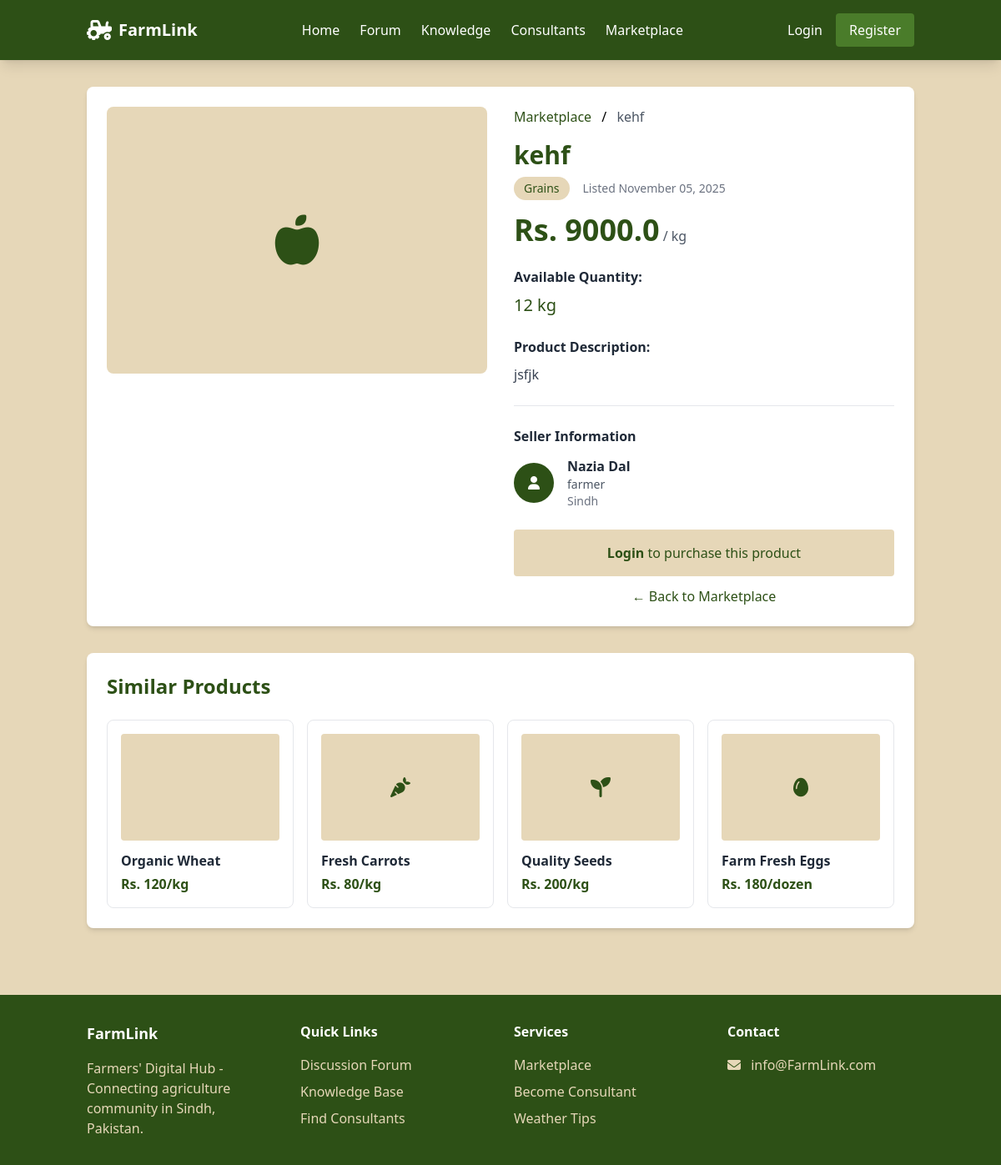
The app's page /marketplace/product/1 with its own data.
### models.py (models this page shows, shortened)
class Product(db.Model):
    id = db.Column(db.Integer, primary_key=True)
    name = db.Column(db.String(100), nullable=False)
    description = db.Column(db.Text)
    price = db.Column(db.Float, nullable=False)
    category = db.Column(db.String(50))
    image = db.Column(db.String(200))
    quantity = db.Column(db.Integer, default=1)
    unit = db.Column(db.String(20), default='kg')
    created_at = db.Column(db.DateTime, default=datetime.utcnow)
    user_id = db.Column(db.Integer, db.ForeignKey('user.id'), nullable=False)
    is_approved = db.Column(db.Boolean, default=False)

class User(UserMixin, db.Model):
    id = db.Column(db.Integer, primary_key=True)
    name = db.Column(db.String(100), nullable=False)
    email = db.Column(db.String(100), unique=True, nullable=False)
    password = db.Column(db.String(200), nullable=False)
    mobile = db.Column(db.String(15))
    location_city = db.Column(db.String(50))
    location_state = db.Column(db.String(50))
    location_country = db.Column(db.String(50), default='Pakistan')
    profession = db.Column(db.String(100))
    expertise_level = db.Column(db.String(20))
    profile_picture = db.Column(db.String(200))
    join_date = db.Column(db.DateTime, default=datetime.utcnow)
    role = db.Column(db.String(20), default='farmer')
    is_consultant = db.Column(db.Boolean, default=False)
    is_consultant_approved = db.Column(db.Boolean, default=False)
    consultant_category = db.Column(db.String(50))
    consultant_expertise = db.Column(db.Text)
    consultant_contact = db.Column(db.String(100))
    posts = db.relationship('Post', backref='author', lazy=True)
    products = db.relationship('Product', backref='seller', lazy=True)
    orders = db.relationship('Order', backref='buyer', lazy=True)
    comments = db.relationship('Comment', backref='user', lazy=True)

### app.py (the view)
@app.route('/marketplace/product/<int:product_id>')
def product_detail(product_id):
    product = Product.query.get_or_404(product_id)
    return render_template('marketplace/product.html', product=product)

### templates/marketplace/product.html (shortened to what this page needs)
{% extends "base.html" %}
{% block content %}
<div class="container mx-auto px-4 py-8">
    <div class="max-w-6xl mx-auto">
        <div class="bg-white rounded-lg shadow-md overflow-hidden">
            <div class="grid grid-cols-1 lg:grid-cols-2 gap-8 p-6">
                <div>
                    <div class="bg-farm-tan h-80 rounded-lg flex items-center justify-center mb-4">
                        {% if product.image %}
                        <img src="{{ product.image }}" alt="{{ product.name }}" class="h-full w-full object-cover rounded-lg">
                        {% else %}
                        <i class="fas fa-apple-alt text-farm-green text-6xl"></i>
                        {% endif %}
                    </div>
                </div>
                <div>
                    <nav class="mb-4">
                        <a href="{{ url_for('marketplace') }}" class="text-farm-green hover:underline">Marketplace</a>
                        <span class="mx-2">/</span>
                        <span class="text-gray-600">{{ product.name }}</span>
                    </nav>
                    <h1 class="text-3xl font-bold text-farm-green mb-2">{{ product.name }}</h1>
                    <div class="flex items-center mb-4">
                        <span class="bg-farm-tan text-farm-green px-3 py-1 rounded-full text-sm">
                            {{ product.category }}
                        </span>
                        <span class="ml-4 text-gray-500 text-sm">
                            Listed {{ product.created_at.strftime('%B %d, %Y') }}
                        </span>
                    </div>
                    <div class="mb-6">
                        <span class="text-4xl font-bold text-farm-green">Rs. {{ product.price }}</span>
                        <span class="text-gray-600">/ {{ product.unit }}</span>
                    </div>
                    <div class="mb-6">
                        <h3 class="font-bold text-gray-800 mb-2">Available Quantity:</h3>
                        <p class="text-xl text-farm-green">{{ product.quantity }} {{ product.unit }}</p>
                    </div>
                    <div class="mb-6">
                        <h3 class="font-bold text-gray-800 mb-2">Product Description:</h3>
                        <p class="text-gray-700 leading-relaxed">{{ product.description }}</p>
                    </div>
                    <div class="border-t border-gray-200 pt-6 mb-6">
                        <h3 class="font-bold text-gray-800 mb-3">Seller Information</h3>
                        <div class="flex items-center space-x-4">
                            <div class="bg-farm-green w-12 h-12 rounded-full flex items-center justify-center">
                                <i class="fas fa-user text-white"></i>
                            </div>
                            <div>
                                <p class="font-semibold text-gray-800">{{ product.seller.name }}</p>
                                <p class="text-gray-600 text-sm">{{ product.seller.profession }}</p>
                                <p class="text-gray-500 text-sm">{{ product.seller.location_city or 'Sindh' }}</p>
                            </div>
                        </div>
                    </div>
                    <div class="space-y-3">
                        {% if current_user.is_authenticated %}
                            {% if current_user.id != product.user_id %}
                            <form method="POST" action="{{ url_for('add_to_cart', product_id=product.id) }}" class="flex space-x-3">
                                <div class="flex-1">
                                    <label for="quantity" class="block text-sm font-medium text-gray-700 mb-1">Quantity:</label>
                                    <input type="number" id="quantity" name="quantity" value="1" min="1" max="{{ product.quantity }}"
                                           class="w-full px-3 py-2 border border-gray-300 rounded focus:outline-none focus:border-farm-green">
                                </div>
                                <div class="flex-1">
                                    <label class="block text-sm font-medium text-gray-700 mb-1">&nbsp;</label>
                                    <button type="submit" class="w-full bg-farm-green text-white py-2 rounded hover:bg-farm-light-green transition">
                                        <i class="fas fa-cart-plus mr-2"></i>Add to Cart
                                    </button>
                                </div>
                            </form>
                            {% else %}
                            <div class="bg-yellow-100 border border-yellow-400 text-yellow-700 px-4 py-3 rounded">
                                This is your product listing
                            </div>
                            {% endif %}
                        {% else %}
                        <div class="bg-farm-tan p-4 rounded text-center">
                            <p class="text-farm-green">
                                <a href="{{ url_for('login') }}" class="font-bold hover:underline">Login</a> to purchase this product
                            </p>
                        </div>
                        {% endif %}
                        <a href="{{ url_for('marketplace') }}" class="block text-center text-farm-green hover:underline">
                            ← Back to Marketplace
                        </a>
                    </div>
                </div>
            </div>
        </div>
        <div class="mt-8 bg-white rounded-lg shadow-md p-6">
            <h2 class="text-2xl font-bold text-farm-green mb-6">Similar Products</h2>
            <div class="grid grid-cols-1 md:grid-cols-2 lg:grid-cols-4 gap-4">
                <div class="border border-gray-200 rounded-lg p-4 hover:shadow-md transition">
                    <div class="bg-farm-tan h-32 rounded flex items-center justify-center mb-3">
                    </div>
                    <h4 class="font-semibold text-gray-800 mb-1">Organic Wheat</h4>
                    <p class="text-farm-green font-bold">Rs. 120/kg</p>
                </div>
                <div class="border border-gray-200 rounded-lg p-4 hover:shadow-md transition">
                    <div class="bg-farm-tan h-32 rounded flex items-center justify-center mb-3">
                        <i class="fas fa-carrot text-farm-green text-2xl"></i>
                    </div>
                    <h4 class="font-semibold text-gray-800 mb-1">Fresh Carrots</h4>
                    <p class="text-farm-green font-bold">Rs. 80/kg</p>
                </div>
                <div class="border border-gray-200 rounded-lg p-4 hover:shadow-md transition">
                    <div class="bg-farm-tan h-32 rounded flex items-center justify-center mb-3">
                        <i class="fas fa-seedling text-farm-green text-2xl"></i>
                    </div>
                    <h4 class="font-semibold text-gray-800 mb-1">Quality Seeds</h4>
                    <p class="text-farm-green font-bold">Rs. 200/kg</p>
                </div>
                <div class="border border-gray-200 rounded-lg p-4 hover:shadow-md transition">
                    <div class="bg-farm-tan h-32 rounded flex items-center justify-center mb-3">
                        <i class="fas fa-egg text-farm-green text-2xl"></i>
                    </div>
                    <h4 class="font-semibold text-gray-800 mb-1">Farm Fresh Eggs</h4>
                    <p class="text-farm-green font-bold">Rs. 180/dozen</p>
                </div>
            </div>
        </div>
    </div>
</div>
{% endblock %}

### records on screen
Product: name "kehf", category "Grains", created_at "November 05, 2025", price "9000.0", unit "kg", quantity "12", description "jsfjk"
User: seller.name "Nazia Dal", seller.profession "farmer", seller "Sindh"
